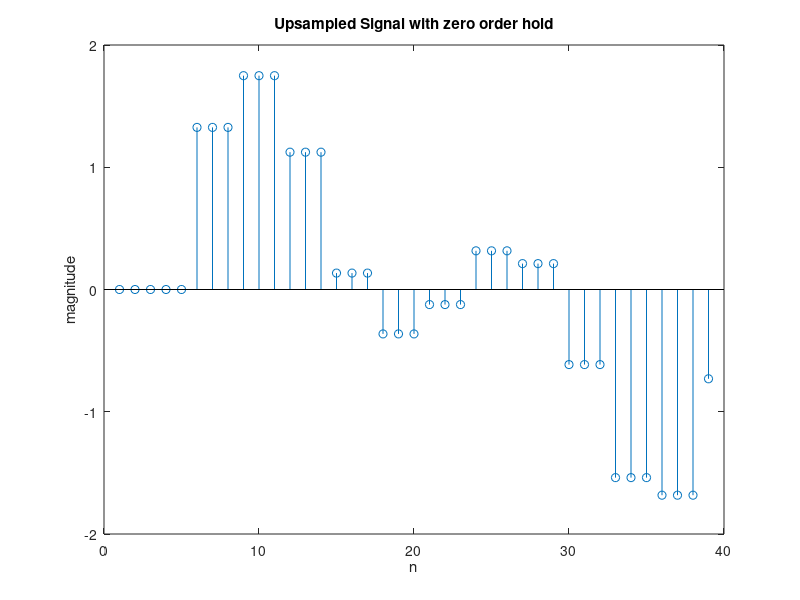
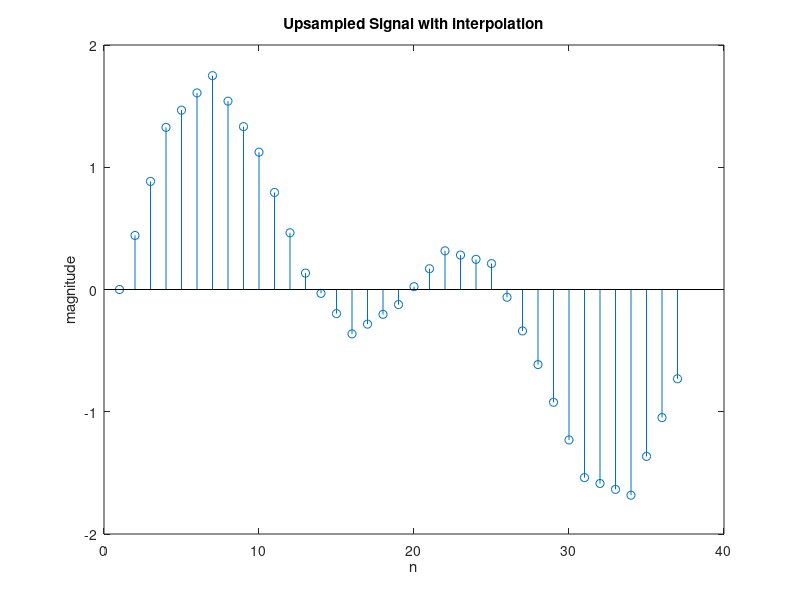

Write MATLAB code to recreate these figures, in order.

%upsampling

M = 3;
y = zeros(25,1);

load('q2_1.mat');

for it = 1:13 * M
    if(mod(it,M) == 0)
    y(it,1) = x(1,it/M);
    end
    if(mod(it,M) ~= 0)
        if(it < M + 1)

            y(it,1) = y(1,1);
        else 
        y(it,1) = y(it - 1,1);
        end

    end

end

figure()
stem(y);
title("Upsampled Signal with zero order hold");
xlabel("n");
ylabel("magnitude");


% --------------linear interpolation ------------------------------

num = 1:1:length(x);
xq = 1:1/M:length(x);
out = interp1(num,x,xq);
figure()
stem(out);
title("Upsampled Signal with interpolation");
xlabel("n");
ylabel("magnitude");
